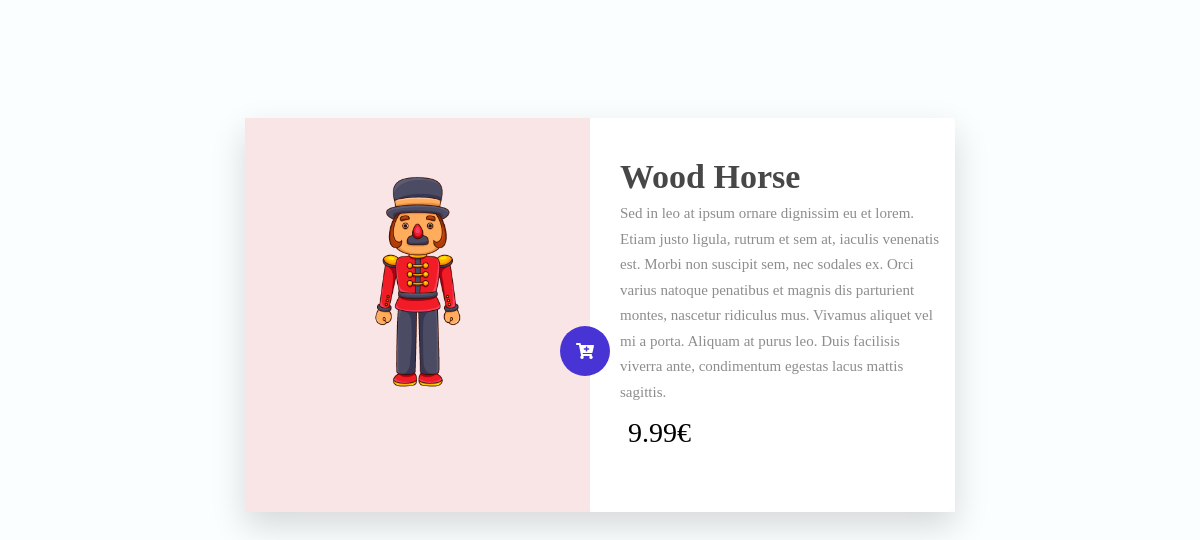
The page /shop/wood-horse on the database its author committed.
### santaHood/models.py (models this page shows, shortened)
class Product(models.Model):
    name = models.CharField(max_length=200)
    slug = models.SlugField(null=False, unique=True)
    price = models.DecimalField(max_digits=5, decimal_places=2)
    description = models.TextField(default=' ',)
    image = models.ImageField(upload_to = "santaHood/static/santaHood/img/", )
    alt = models.CharField(max_length=50, null=False)
    quantity = models.IntegerField()
    last_modified = models.DateTimeField(auto_now_add = True)

### santaHood/views.py (the view)
# urls.py: path('shop/<slug>', detail_view, name='detail_view' ),
def detail_view(request, slug):
    context ={}
    context["data"] = Product.objects.get(slug = slug)
    return render(request, "santaHood/product_detail.html", context)

### santaHood/templates/santaHood/product_detail.html (shortened to what this page needs)
{% load static %}
<link
  rel="stylesheet"
  type="text/css"
  href="{% static 'santaHood/css/buttons.css' %}"
/>
{% load static %}
<link
  rel="stylesheet"
  type="text/css"
  href="{% static 'santaHood/css/main.css' %}"
/>
{% load static %}
<link
  rel="stylesheet"
  type="text/css"
  href="{% static 'santaHood/css/detail.css' %}"
/>
<link
  rel="stylesheet"
  href="https://cdnjs.cloudflare.com/ajax/libs/normalize/5.0.0/normalize.min.css"
/>
<link
  rel="stylesheet"
  href="https://cdnjs.cloudflare.com/ajax/libs/font-awesome/5.14.0/css/all.min.css"
/>
<div class="wrapper">
  <div class="product-img">
    <img
      src="{% static 'santaHood/img/chevalier.png' %}"
      alt="{{ data.alt }}"
    />
  </div>
  <div class="product-info">
    <div class="product-text">
      <h1>{{ data.name }}</h1>
      <p>{{ data.description }}</p>
    </div>
    <div class="product-price-btn">
      <p><span>{{ data.price }}</span>€</p>
      <div class="product-cta">
        <button class="cart-button">
          <span class="add-to-cart"> <i class="fas fa-cart-plus"></i></span>
        </button>
      </div>
    </div>
  </div>
</div>

### santaHood/static/santaHood/css/buttons.css (style rules this page uses)
.cart-button { position: relative; padding: 25px 25px; border: 0; border-radius: 50%; background-color: #4834d4; outline: none; cursor: pointer; color: #fff; transition: 0.3s ease-in-out; overflow: hidden; }
.cart-button span { position: absolute; z-index: 3; left: 50%; top: 50%; font-size: 1.2em; color: #fff; transform: translate(-50%, -50%); }
.cart-button span.add-to-cart { opacity: 1; }

### santaHood/static/santaHood/css/main.css (style rules this page uses)
img { width: 100%; height: auto; }

### santaHood/static/santaHood/css/detail.css (style rules this page uses)
.wrapper { margin: 10% auto; -webkit-box-shadow: 0px 14px 32px 0px rgba(0, 0, 0, 0.15); -moz-box-shadow: 0px 14px 32px 0px rgba(0, 0, 0, 0.15); box-shadow: 0px 14px 32px 0px rgba(0, 0, 0, 0.15); }
.product-img { width: 100%; background-color: #f9e5e6; }
.product-info { padding: 10px; border-radius: 0 7px 10px 7px; background-color: #ffffff; }
.product-text h1 { margin: 0 0 0 20px; padding-top: 30px; font-size: 34px; color: #474747; }
.product-text p { margin: 0 0 0 20px; color: #8d8d8d; line-height: 1.7em; font-size: 15px; font-weight: lighter; margin-top: 5px; }
.product-price-btn { height: 80px; width: 327px; margin-top: 17px; position: relative; }
.product-cta { position: absolute; }
.product-price-btn p { display: inline-block; position: absolute; top: -5px; height: 50px; margin: 0 0 0 28px; font-size: 28px; font-weight: lighter; }
@media screen and (min-width: 680px) { .wrapper { width: 60%; height: auto; display: flex; } }
@media screen and (min-width: 680px) { .product-img { float: left; } }
@media screen and (min-width: 680px) { .product-info { float: left; width: 100%; } }
@media screen and (min-width: 680px) { .product-img img { margin-top: 50px; } }
@media screen and (min-width: 680px) { .product-cta { left: -40px; top: -120%; } }

### rows shown on the page
Product: name "Wood Horse", description "Sed in leo at ipsum ornare dignissim eu et lorem. Etiam justo ligula, rutrum et sem at, iaculis venenatis est. Morbi non suscipit sem, nec sodales ex. Orci varius natoque penatibus et magnis dis parturient montes, nascetur ridiculus mus. Vivamus aliquet vel mi a porta. Aliquam at purus leo. Duis facilisis viverra ante, condimentum egestas lacus mattis sagittis.", price "9.99"
